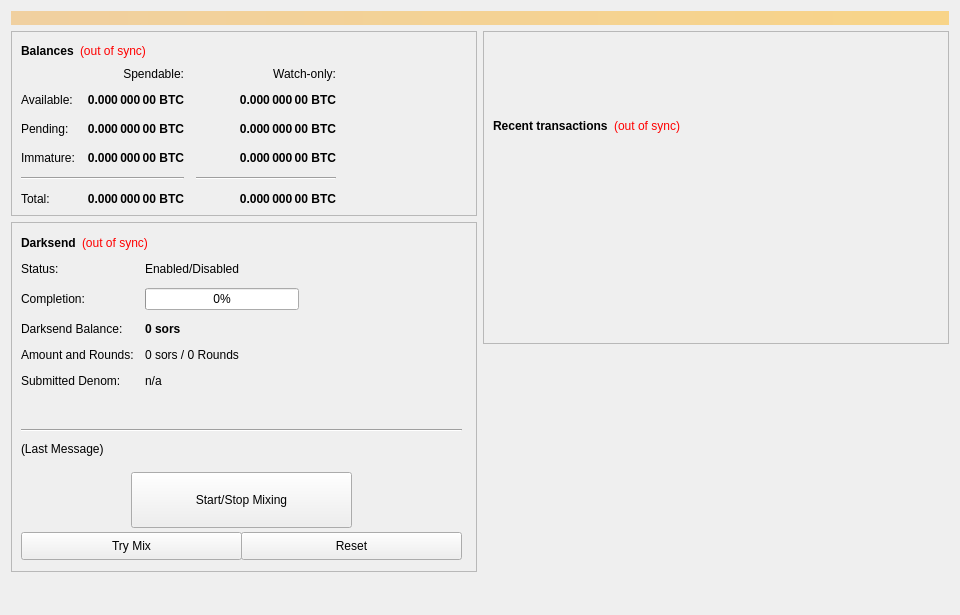
<?xml version="1.0" encoding="UTF-8"?>
<ui version="4.0">
 <class>OverviewPage</class>
 <widget class="QWidget" name="OverviewPage">
  <property name="geometry">
   <rect>
    <x>0</x>
    <y>0</y>
    <width>960</width>
    <height>615</height>
   </rect>
  </property>
  <property name="minimumSize">
   <size>
    <width>960</width>
    <height>0</height>
   </size>
  </property>
  <property name="windowTitle">
   <string>Form</string>
  </property>
  <layout class="QVBoxLayout" name="topLayout">
   <item>
    <widget class="QLabel" name="labelAlerts">
     <property name="visible">
      <bool>false</bool>
     </property>
     <property name="styleSheet">
      <string notr="true">background-color: qlineargradient(x1: 0, y1: 0, x2: 1, y2: 0, stop:0 #F0D0A0, stop:1 #F8D488); color:#000000;</string>
     </property>
     <property name="wordWrap">
      <bool>true</bool>
     </property>
     <property name="margin">
      <number>3</number>
     </property>
    </widget>
   </item>
   <item>
    <layout class="QHBoxLayout" name="horizontalLayout" stretch="1,1">
     <item>
      <layout class="QVBoxLayout" name="verticalLayout_2">
       <item>
        <widget class="QFrame" name="frame">
         <property name="frameShape">
          <enum>QFrame::StyledPanel</enum>
         </property>
         <property name="frameShadow">
          <enum>QFrame::Raised</enum>
         </property>
         <layout class="QVBoxLayout" name="verticalLayout_4">
          <item>
           <layout class="QHBoxLayout" name="horizontalLayout_4">
            <item>
             <widget class="QLabel" name="label_5">
              <property name="font">
               <font>
                <weight>75</weight>
                <bold>true</bold>
               </font>
              </property>
              <property name="text">
               <string>Balances</string>
              </property>
             </widget>
            </item>
            <item>
             <widget class="QLabel" name="labelWalletStatus">
              <property name="cursor">
               <cursorShape>WhatsThisCursor</cursorShape>
              </property>
              <property name="toolTip">
               <string>The displayed information may be out of date. Your wallet automatically synchronizes with the sors network after a connection is established, but this process has not completed yet.</string>
              </property>
              <property name="styleSheet">
               <string notr="true">QLabel { color: red; }</string>
              </property>
              <property name="text">
               <string notr="true">(out of sync)</string>
              </property>
              <property name="alignment">
               <set>Qt::AlignLeading|Qt::AlignLeft|Qt::AlignVCenter</set>
              </property>
             </widget>
            </item>
            <item>
             <spacer name="horizontalSpacer_3">
              <property name="orientation">
               <enum>Qt::Horizontal</enum>
              </property>
              <property name="sizeHint" stdset="0">
               <size>
                <width>40</width>
                <height>20</height>
               </size>
              </property>
             </spacer>
            </item>
           </layout>
          </item>
          <item>
           <layout class="QGridLayout" name="gridLayout">
            <property name="spacing">
             <number>12</number>
            </property>
            <item row="2" column="2">
             <widget class="QLabel" name="labelWatchPending">
              <property name="font">
               <font>
                <weight>75</weight>
                <bold>true</bold>
               </font>
              </property>
              <property name="cursor">
               <cursorShape>IBeamCursor</cursorShape>
              </property>
              <property name="toolTip">
               <string>Unconfirmed transactions to watch-only addresses</string>
              </property>
              <property name="text">
               <string notr="true">0.000 000 00 BTC</string>
              </property>
              <property name="alignment">
               <set>Qt::AlignRight|Qt::AlignTrailing|Qt::AlignVCenter</set>
              </property>
              <property name="textInteractionFlags">
               <set>Qt::LinksAccessibleByMouse|Qt::TextSelectableByKeyboard|Qt::TextSelectableByMouse</set>
              </property>
             </widget>
            </item>
            <item row="2" column="1">
             <widget class="QLabel" name="labelUnconfirmed">
              <property name="font">
               <font>
                <weight>75</weight>
                <bold>true</bold>
               </font>
              </property>
              <property name="cursor">
               <cursorShape>IBeamCursor</cursorShape>
              </property>
              <property name="toolTip">
               <string>Total of transactions that have yet to be confirmed, and do not yet count toward the spendable balance</string>
              </property>
              <property name="text">
               <string notr="true">0.000 000 00 BTC</string>
              </property>
              <property name="alignment">
               <set>Qt::AlignRight|Qt::AlignTrailing|Qt::AlignVCenter</set>
              </property>
              <property name="textInteractionFlags">
               <set>Qt::LinksAccessibleByMouse|Qt::TextSelectableByKeyboard|Qt::TextSelectableByMouse</set>
              </property>
             </widget>
            </item>
            <item row="3" column="2">
             <widget class="QLabel" name="labelWatchImmature">
              <property name="font">
               <font>
                <weight>75</weight>
                <bold>true</bold>
               </font>
              </property>
              <property name="cursor">
               <cursorShape>IBeamCursor</cursorShape>
              </property>
              <property name="toolTip">
               <string>Staked or masternode rewards in watch-only addresses that has not yet matured</string>
              </property>
              <property name="text">
               <string notr="true">0.000 000 00 BTC</string>
              </property>
              <property name="alignment">
               <set>Qt::AlignRight|Qt::AlignTrailing|Qt::AlignVCenter</set>
              </property>
              <property name="textInteractionFlags">
               <set>Qt::LinksAccessibleByMouse|Qt::TextSelectableByKeyboard|Qt::TextSelectableByMouse</set>
              </property>
             </widget>
            </item>
            <item row="4" column="0" colspan="2">
             <widget class="Line" name="lineSpendableBalance">
              <property name="orientation">
               <enum>Qt::Horizontal</enum>
              </property>
             </widget>
            </item>
            <item row="4" column="2">
             <widget class="Line" name="lineWatchBalance">
              <property name="sizePolicy">
               <sizepolicy hsizetype="Preferred" vsizetype="Fixed">
                <horstretch>0</horstretch>
                <verstretch>0</verstretch>
               </sizepolicy>
              </property>
              <property name="minimumSize">
               <size>
                <width>140</width>
                <height>0</height>
               </size>
              </property>
              <property name="orientation">
               <enum>Qt::Horizontal</enum>
              </property>
             </widget>
            </item>
            <item row="5" column="0">
             <widget class="QLabel" name="labelTotalText">
              <property name="text">
               <string>Total:</string>
              </property>
             </widget>
            </item>
            <item row="3" column="1">
             <widget class="QLabel" name="labelImmature">
              <property name="font">
               <font>
                <weight>75</weight>
                <bold>true</bold>
               </font>
              </property>
              <property name="cursor">
               <cursorShape>IBeamCursor</cursorShape>
              </property>
              <property name="toolTip">
               <string>Staked or masternode rewards that has not yet matured</string>
              </property>
              <property name="text">
               <string notr="true">0.000 000 00 BTC</string>
              </property>
              <property name="alignment">
               <set>Qt::AlignRight|Qt::AlignTrailing|Qt::AlignVCenter</set>
              </property>
              <property name="textInteractionFlags">
               <set>Qt::LinksAccessibleByMouse|Qt::TextSelectableByKeyboard|Qt::TextSelectableByMouse</set>
              </property>
             </widget>
            </item>
            <item row="2" column="3">
             <spacer name="horizontalSpacer_2">
              <property name="orientation">
               <enum>Qt::Horizontal</enum>
              </property>
              <property name="sizeHint" stdset="0">
               <size>
                <width>40</width>
                <height>20</height>
               </size>
              </property>
             </spacer>
            </item>
            <item row="3" column="0">
             <widget class="QLabel" name="labelImmatureText">
              <property name="text">
               <string>Immature:</string>
              </property>
             </widget>
            </item>
            <item row="5" column="1">
             <widget class="QLabel" name="labelTotal">
              <property name="font">
               <font>
                <weight>75</weight>
                <bold>true</bold>
               </font>
              </property>
              <property name="cursor">
               <cursorShape>IBeamCursor</cursorShape>
              </property>
              <property name="toolTip">
               <string>Your current total balance</string>
              </property>
              <property name="text">
               <string notr="true">0.000 000 00 BTC</string>
              </property>
              <property name="alignment">
               <set>Qt::AlignRight|Qt::AlignTrailing|Qt::AlignVCenter</set>
              </property>
              <property name="textInteractionFlags">
               <set>Qt::LinksAccessibleByMouse|Qt::TextSelectableByKeyboard|Qt::TextSelectableByMouse</set>
              </property>
             </widget>
            </item>
            <item row="5" column="2">
             <widget class="QLabel" name="labelWatchTotal">
              <property name="font">
               <font>
                <weight>75</weight>
                <bold>true</bold>
               </font>
              </property>
              <property name="cursor">
               <cursorShape>IBeamCursor</cursorShape>
              </property>
              <property name="toolTip">
               <string>Current total balance in watch-only addresses</string>
              </property>
              <property name="text">
               <string notr="true">0.000 000 00 BTC</string>
              </property>
              <property name="alignment">
               <set>Qt::AlignRight|Qt::AlignTrailing|Qt::AlignVCenter</set>
              </property>
              <property name="textInteractionFlags">
               <set>Qt::LinksAccessibleByMouse|Qt::TextSelectableByKeyboard|Qt::TextSelectableByMouse</set>
              </property>
             </widget>
            </item>
            <item row="0" column="2">
             <widget class="QLabel" name="labelWatchonly">
              <property name="text">
               <string>Watch-only:</string>
              </property>
              <property name="alignment">
               <set>Qt::AlignRight|Qt::AlignTrailing|Qt::AlignVCenter</set>
              </property>
             </widget>
            </item>
            <item row="1" column="0">
             <widget class="QLabel" name="labelBalanceText">
              <property name="text">
               <string>Available:</string>
              </property>
             </widget>
            </item>
            <item row="1" column="1">
             <widget class="QLabel" name="labelBalance">
              <property name="font">
               <font>
                <weight>75</weight>
                <bold>true</bold>
               </font>
              </property>
              <property name="cursor">
               <cursorShape>IBeamCursor</cursorShape>
              </property>
              <property name="toolTip">
               <string>Your current spendable balance</string>
              </property>
              <property name="text">
               <string notr="true">0.000 000 00 BTC</string>
              </property>
              <property name="alignment">
               <set>Qt::AlignRight|Qt::AlignTrailing|Qt::AlignVCenter</set>
              </property>
              <property name="textInteractionFlags">
               <set>Qt::LinksAccessibleByMouse|Qt::TextSelectableByKeyboard|Qt::TextSelectableByMouse</set>
              </property>
             </widget>
            </item>
            <item row="1" column="2">
             <widget class="QLabel" name="labelWatchAvailable">
              <property name="font">
               <font>
                <weight>75</weight>
                <bold>true</bold>
               </font>
              </property>
              <property name="cursor">
               <cursorShape>IBeamCursor</cursorShape>
              </property>
              <property name="toolTip">
               <string>Your current balance in watch-only addresses</string>
              </property>
              <property name="text">
               <string notr="true">0.000 000 00 BTC</string>
              </property>
              <property name="alignment">
               <set>Qt::AlignRight|Qt::AlignTrailing|Qt::AlignVCenter</set>
              </property>
              <property name="textInteractionFlags">
               <set>Qt::LinksAccessibleByMouse|Qt::TextSelectableByKeyboard|Qt::TextSelectableByMouse</set>
              </property>
             </widget>
            </item>
            <item row="2" column="0">
             <widget class="QLabel" name="labelPendingText">
              <property name="text">
               <string>Pending:</string>
              </property>
             </widget>
            </item>
            <item row="0" column="1">
             <widget class="QLabel" name="labelSpendable">
              <property name="text">
               <string>Spendable:</string>
              </property>
              <property name="alignment">
               <set>Qt::AlignRight|Qt::AlignTrailing|Qt::AlignVCenter</set>
              </property>
             </widget>
            </item>
           </layout>
          </item>
         </layout>
        </widget>
       </item>
       <item>
        <widget class="QFrame" name="frameDarksend">
         <property name="minimumSize">
          <size>
           <width>0</width>
           <height>350</height>
          </size>
         </property>
         <property name="layoutDirection">
          <enum>Qt::LeftToRight</enum>
         </property>
         <property name="frameShape">
          <enum>QFrame::StyledPanel</enum>
         </property>
         <property name="frameShadow">
          <enum>QFrame::Raised</enum>
         </property>
         <widget class="QWidget" name="formLayoutWidget">
          <property name="geometry">
           <rect>
            <x>10</x>
            <y>40</y>
            <width>451</width>
            <height>161</height>
           </rect>
          </property>
          <layout class="QFormLayout" name="formLayout">
           <property name="fieldGrowthPolicy">
            <enum>QFormLayout::AllNonFixedFieldsGrow</enum>
           </property>
           <property name="horizontalSpacing">
            <number>11</number>
           </property>
           <property name="verticalSpacing">
            <number>12</number>
           </property>
           <item row="0" column="0">
            <widget class="QLabel" name="label_6">
             <property name="text">
              <string>Status:</string>
             </property>
            </widget>
           </item>
           <item row="1" column="0">
            <widget class="QLabel" name="label_7">
             <property name="text">
              <string>Completion:</string>
             </property>
            </widget>
           </item>
           <item row="1" column="1">
            <widget class="QProgressBar" name="DarksendProgress">
             <property name="maximumSize">
              <size>
               <width>154</width>
               <height>16777215</height>
              </size>
             </property>
             <property name="value">
              <number>0</number>
             </property>
            </widget>
           </item>
           <item row="2" column="0">
            <widget class="QLabel" name="labelAnonymizedText">
             <property name="text">
              <string>Darksend Balance:</string>
             </property>
            </widget>
           </item>
           <item row="2" column="1">
            <widget class="QLabel" name="labelAnonymized">
             <property name="font">
              <font>
               <weight>75</weight>
               <bold>true</bold>
              </font>
             </property>
             <property name="text">
              <string notr="true">0 sors</string>
             </property>
            </widget>
           </item>
           <item row="3" column="0">
            <widget class="QLabel" name="label_8">
             <property name="text">
              <string>Amount and Rounds:</string>
             </property>
            </widget>
           </item>
           <item row="3" column="1">
            <widget class="QLabel" name="labelAmountRounds">
             <property name="text">
              <string>0 sors / 0 Rounds</string>
             </property>
            </widget>
           </item>
           <item row="4" column="0">
            <widget class="QLabel" name="label_9">
             <property name="text">
              <string>Submitted Denom:</string>
             </property>
            </widget>
           </item>
           <item row="4" column="1">
            <widget class="QLabel" name="labelSubmittedDenom">
             <property name="toolTip">
              <string>The denominations you submitted to the Masternode.&lt;br&gt;To mix, other users must submit the exact same denominations.</string>
             </property>
             <property name="text">
              <string>n/a</string>
             </property>
            </widget>
           </item>
           <item row="0" column="1">
            <widget class="QLabel" name="DarksendEnabled">
             <property name="text">
              <string>Enabled/Disabled</string>
             </property>
            </widget>
           </item>
          </layout>
         </widget>
         <widget class="QPushButton" name="runAutoDenom">
          <property name="geometry">
           <rect>
            <x>251</x>
            <y>17</y>
            <width>1</width>
            <height>1</height>
           </rect>
          </property>
          <property name="palette">
           <palette>
            <active>
             <colorrole role="WindowText">
              <brush brushstyle="SolidPattern">
               <color alpha="255">
                <red>0</red>
                <green>0</green>
                <blue>0</blue>
               </color>
              </brush>
             </colorrole>
             <colorrole role="Button">
              <brush brushstyle="SolidPattern">
               <color alpha="255">
                <red>239</red>
                <green>238</green>
                <blue>238</blue>
               </color>
              </brush>
             </colorrole>
             <colorrole role="Light">
              <brush brushstyle="SolidPattern">
               <color alpha="255">
                <red>255</red>
                <green>255</green>
                <blue>255</blue>
               </color>
              </brush>
             </colorrole>
             <colorrole role="Midlight">
              <brush brushstyle="SolidPattern">
               <color alpha="255">
                <red>247</red>
                <green>246</green>
                <blue>246</blue>
               </color>
              </brush>
             </colorrole>
             <colorrole role="Dark">
              <brush brushstyle="SolidPattern">
               <color alpha="255">
                <red>119</red>
                <green>119</green>
                <blue>119</blue>
               </color>
              </brush>
             </colorrole>
             <colorrole role="Mid">
              <brush brushstyle="SolidPattern">
               <color alpha="255">
                <red>159</red>
                <green>159</green>
                <blue>159</blue>
               </color>
              </brush>
             </colorrole>
             <colorrole role="Text">
              <brush brushstyle="SolidPattern">
               <color alpha="255">
                <red>0</red>
                <green>0</green>
                <blue>0</blue>
               </color>
              </brush>
             </colorrole>
             <colorrole role="BrightText">
              <brush brushstyle="SolidPattern">
               <color alpha="255">
                <red>255</red>
                <green>255</green>
                <blue>255</blue>
               </color>
              </brush>
             </colorrole>
             <colorrole role="ButtonText">
              <brush brushstyle="SolidPattern">
               <color alpha="255">
                <red>0</red>
                <green>0</green>
                <blue>0</blue>
               </color>
              </brush>
             </colorrole>
             <colorrole role="Base">
              <brush brushstyle="SolidPattern">
               <color alpha="255">
                <red>255</red>
                <green>255</green>
                <blue>255</blue>
               </color>
              </brush>
             </colorrole>
             <colorrole role="Window">
              <brush brushstyle="SolidPattern">
               <color alpha="255">
                <red>239</red>
                <green>238</green>
                <blue>238</blue>
               </color>
              </brush>
             </colorrole>
             <colorrole role="Shadow">
              <brush brushstyle="SolidPattern">
               <color alpha="255">
                <red>0</red>
                <green>0</green>
                <blue>0</blue>
               </color>
              </brush>
             </colorrole>
             <colorrole role="AlternateBase">
              <brush brushstyle="SolidPattern">
               <color alpha="255">
                <red>247</red>
                <green>246</green>
                <blue>246</blue>
               </color>
              </brush>
             </colorrole>
             <colorrole role="ToolTipBase">
              <brush brushstyle="SolidPattern">
               <color alpha="255">
                <red>255</red>
                <green>255</green>
                <blue>220</blue>
               </color>
              </brush>
             </colorrole>
             <colorrole role="ToolTipText">
              <brush brushstyle="SolidPattern">
               <color alpha="255">
                <red>0</red>
                <green>0</green>
                <blue>0</blue>
               </color>
              </brush>
             </colorrole>
            </active>
            <inactive>
             <colorrole role="WindowText">
              <brush brushstyle="SolidPattern">
               <color alpha="255">
                <red>0</red>
                <green>0</green>
                <blue>0</blue>
               </color>
              </brush>
             </colorrole>
             <colorrole role="Button">
              <brush brushstyle="SolidPattern">
               <color alpha="255">
                <red>239</red>
                <green>238</green>
                <blue>238</blue>
               </color>
              </brush>
             </colorrole>
             <colorrole role="Light">
              <brush brushstyle="SolidPattern">
               <color alpha="255">
                <red>255</red>
                <green>255</green>
                <blue>255</blue>
               </color>
              </brush>
             </colorrole>
             <colorrole role="Midlight">
              <brush brushstyle="SolidPattern">
               <color alpha="255">
                <red>247</red>
                <green>246</green>
                <blue>246</blue>
               </color>
              </brush>
             </colorrole>
             <colorrole role="Dark">
              <brush brushstyle="SolidPattern">
               <color alpha="255">
                <red>119</red>
                <green>119</green>
                <blue>119</blue>
               </color>
              </brush>
             </colorrole>
             <colorrole role="Mid">
              <brush brushstyle="SolidPattern">
               <color alpha="255">
                <red>159</red>
                <green>159</green>
                <blue>159</blue>
               </color>
              </brush>
             </colorrole>
             <colorrole role="Text">
              <brush brushstyle="SolidPattern">
               <color alpha="255">
                <red>0</red>
                <green>0</green>
                <blue>0</blue>
               </color>
              </brush>
             </colorrole>
             <colorrole role="BrightText">
              <brush brushstyle="SolidPattern">
               <color alpha="255">
                <red>255</red>
                <green>255</green>
                <blue>255</blue>
               </color>
              </brush>
             </colorrole>
             <colorrole role="ButtonText">
              <brush brushstyle="SolidPattern">
               <color alpha="255">
                <red>0</red>
                <green>0</green>
                <blue>0</blue>
               </color>
              </brush>
             </colorrole>
             <colorrole role="Base">
              <brush brushstyle="SolidPattern">
               <color alpha="255">
                <red>255</red>
                <green>255</green>
                <blue>255</blue>
               </color>
              </brush>
             </colorrole>
             <colorrole role="Window">
              <brush brushstyle="SolidPattern">
               <color alpha="255">
                <red>239</red>
                <green>238</green>
                <blue>238</blue>
               </color>
              </brush>
             </colorrole>
             <colorrole role="Shadow">
              <brush brushstyle="SolidPattern">
               <color alpha="255">
                <red>0</red>
                <green>0</green>
                <blue>0</blue>
               </color>
              </brush>
             </colorrole>
             <colorrole role="AlternateBase">
              <brush brushstyle="SolidPattern">
               <color alpha="255">
                <red>247</red>
                <green>246</green>
                <blue>246</blue>
               </color>
              </brush>
             </colorrole>
             <colorrole role="ToolTipBase">
              <brush brushstyle="SolidPattern">
               <color alpha="255">
                <red>255</red>
                <green>255</green>
                <blue>220</blue>
               </color>
              </brush>
             </colorrole>
             <colorrole role="ToolTipText">
              <brush brushstyle="SolidPattern">
               <color alpha="255">
                <red>0</red>
                <green>0</green>
                <blue>0</blue>
               </color>
              </brush>
             </colorrole>
            </inactive>
            <disabled>
             <colorrole role="WindowText">
              <brush brushstyle="SolidPattern">
               <color alpha="255">
                <red>119</red>
                <green>119</green>
                <blue>119</blue>
               </color>
              </brush>
             </colorrole>
             <colorrole role="Button">
              <brush brushstyle="SolidPattern">
               <color alpha="255">
                <red>239</red>
                <green>238</green>
                <blue>238</blue>
               </color>
              </brush>
             </colorrole>
             <colorrole role="Light">
              <brush brushstyle="SolidPattern">
               <color alpha="255">
                <red>255</red>
                <green>255</green>
                <blue>255</blue>
               </color>
              </brush>
             </colorrole>
             <colorrole role="Midlight">
              <brush brushstyle="SolidPattern">
               <color alpha="255">
                <red>247</red>
                <green>246</green>
                <blue>246</blue>
               </color>
              </brush>
             </colorrole>
             <colorrole role="Dark">
              <brush brushstyle="SolidPattern">
               <color alpha="255">
                <red>119</red>
                <green>119</green>
                <blue>119</blue>
               </color>
              </brush>
             </colorrole>
             <colorrole role="Mid">
              <brush brushstyle="SolidPattern">
               <color alpha="255">
                <red>159</red>
                <green>159</green>
                <blue>159</blue>
               </color>
              </brush>
             </colorrole>
             <colorrole role="Text">
              <brush brushstyle="SolidPattern">
               <color alpha="255">
                <red>119</red>
                <green>119</green>
                <blue>119</blue>
               </color>
              </brush>
             </colorrole>
             <colorrole role="BrightText">
              <brush brushstyle="SolidPattern">
               <color alpha="255">
                <red>255</red>
                <green>255</green>
                <blue>255</blue>
               </color>
              </brush>
             </colorrole>
             <colorrole role="ButtonText">
              <brush brushstyle="SolidPattern">
               <color alpha="255">
                <red>119</red>
                <green>119</green>
                <blue>119</blue>
               </color>
              </brush>
             </colorrole>
             <colorrole role="Base">
              <brush brushstyle="SolidPattern">
               <color alpha="255">
                <red>239</red>
                <green>238</green>
                <blue>238</blue>
               </color>
              </brush>
             </colorrole>
             <colorrole role="Window">
              <brush brushstyle="SolidPattern">
               <color alpha="255">
                <red>239</red>
                <green>238</green>
                <blue>238</blue>
               </color>
              </brush>
             </colorrole>
             <colorrole role="Shadow">
              <brush brushstyle="SolidPattern">
               <color alpha="255">
                <red>0</red>
                <green>0</green>
                <blue>0</blue>
               </color>
              </brush>
             </colorrole>
             <colorrole role="AlternateBase">
              <brush brushstyle="SolidPattern">
               <color alpha="255">
                <red>239</red>
                <green>238</green>
                <blue>238</blue>
               </color>
              </brush>
             </colorrole>
             <colorrole role="ToolTipBase">
              <brush brushstyle="SolidPattern">
               <color alpha="255">
                <red>255</red>
                <green>255</green>
                <blue>220</blue>
               </color>
              </brush>
             </colorrole>
             <colorrole role="ToolTipText">
              <brush brushstyle="SolidPattern">
               <color alpha="255">
                <red>0</red>
                <green>0</green>
                <blue>0</blue>
               </color>
              </brush>
             </colorrole>
            </disabled>
           </palette>
          </property>
          <property name="focusPolicy">
           <enum>Qt::NoFocus</enum>
          </property>
          <property name="autoFillBackground">
           <bool>true</bool>
          </property>
          <property name="text">
           <string/>
          </property>
          <property name="flat">
           <bool>true</bool>
          </property>
         </widget>
         <widget class="QPushButton" name="toggleDarksend">
          <property name="geometry">
           <rect>
            <x>120</x>
            <y>250</y>
            <width>221</width>
            <height>56</height>
           </rect>
          </property>
          <property name="sizePolicy">
           <sizepolicy hsizetype="MinimumExpanding" vsizetype="Fixed">
            <horstretch>0</horstretch>
            <verstretch>0</verstretch>
           </sizepolicy>
          </property>
          <property name="text">
           <string>Start/Stop Mixing</string>
          </property>
         </widget>
         <widget class="Line" name="lineLastMessage">
          <property name="geometry">
           <rect>
            <x>10</x>
            <y>200</y>
            <width>441</width>
            <height>16</height>
           </rect>
          </property>
          <property name="orientation">
           <enum>Qt::Horizontal</enum>
          </property>
         </widget>
         <widget class="QLabel" name="DarksendStatus">
          <property name="geometry">
           <rect>
            <x>10</x>
            <y>220</y>
            <width>451</width>
            <height>61</height>
           </rect>
          </property>
          <property name="minimumSize">
           <size>
            <width>288</width>
            <height>43</height>
           </size>
          </property>
          <property name="text">
           <string>(Last Message)</string>
          </property>
          <property name="alignment">
           <set>Qt::AlignLeading|Qt::AlignLeft|Qt::AlignTop</set>
          </property>
          <property name="wordWrap">
           <bool>true</bool>
          </property>
         </widget>
         <widget class="QPushButton" name="DarksendAuto">
          <property name="geometry">
           <rect>
            <x>10</x>
            <y>310</y>
            <width>221</width>
            <height>28</height>
           </rect>
          </property>
          <property name="sizePolicy">
           <sizepolicy hsizetype="MinimumExpanding" vsizetype="Fixed">
            <horstretch>0</horstretch>
            <verstretch>0</verstretch>
           </sizepolicy>
          </property>
          <property name="toolTip">
           <string>Try to manually submit a Darksend request.</string>
          </property>
          <property name="text">
           <string>Try Mix</string>
          </property>
         </widget>
         <widget class="QPushButton" name="DarksendReset">
          <property name="geometry">
           <rect>
            <x>230</x>
            <y>310</y>
            <width>221</width>
            <height>28</height>
           </rect>
          </property>
          <property name="sizePolicy">
           <sizepolicy hsizetype="MinimumExpanding" vsizetype="Fixed">
            <horstretch>0</horstretch>
            <verstretch>0</verstretch>
           </sizepolicy>
          </property>
          <property name="toolTip">
           <string>Reset the current status of Darksend (can interrupt Darksend if it's in the process of Mixing, which can cost you money!)</string>
          </property>
          <property name="autoFillBackground">
           <bool>false</bool>
          </property>
          <property name="text">
           <string>Reset</string>
          </property>
         </widget>
         <widget class="QWidget" name="layoutWidget">
          <property name="geometry">
           <rect>
            <x>10</x>
            <y>10</y>
            <width>431</width>
            <height>22</height>
           </rect>
          </property>
          <layout class="QHBoxLayout" name="horizontalLayout_5">
           <item>
            <widget class="QLabel" name="label_2">
             <property name="font">
              <font>
               <weight>75</weight>
               <bold>true</bold>
              </font>
             </property>
             <property name="text">
              <string>Darksend</string>
             </property>
            </widget>
           </item>
           <item>
            <widget class="QLabel" name="labelDarksendSyncStatus">
             <property name="toolTip">
              <string>The displayed information may be out of date. Your wallet automatically synchronizes with the sors network after a connection is established, but this process has not completed yet.</string>
             </property>
             <property name="styleSheet">
              <string notr="true">QLabel { color: red; }</string>
             </property>
             <property name="text">
              <string notr="true">(out of sync)</string>
             </property>
             <property name="alignment">
              <set>Qt::AlignLeading|Qt::AlignLeft|Qt::AlignVCenter</set>
             </property>
            </widget>
           </item>
           <item>
            <spacer name="horizontalSpacer_4">
             <property name="orientation">
              <enum>Qt::Horizontal</enum>
             </property>
             <property name="sizeHint" stdset="0">
              <size>
               <width>40</width>
               <height>20</height>
              </size>
             </property>
            </spacer>
           </item>
          </layout>
         </widget>
        </widget>
       </item>
       <item>
        <spacer name="verticalSpacer">
         <property name="orientation">
          <enum>Qt::Vertical</enum>
         </property>
         <property name="sizeHint" stdset="0">
          <size>
           <width>20</width>
           <height>40</height>
          </size>
         </property>
        </spacer>
       </item>
      </layout>
     </item>
     <item>
      <layout class="QVBoxLayout" name="verticalLayout_3">
       <item>
        <widget class="QFrame" name="frame_2">
         <property name="frameShape">
          <enum>QFrame::StyledPanel</enum>
         </property>
         <property name="frameShadow">
          <enum>QFrame::Raised</enum>
         </property>
         <layout class="QVBoxLayout" name="verticalLayout">
          <item>
           <spacer name="verticalSpacer_3">
            <property name="orientation">
             <enum>Qt::Vertical</enum>
            </property>
            <property name="sizeType">
             <enum>QSizePolicy::Fixed</enum>
            </property>
            <property name="sizeHint" stdset="0">
             <size>
              <width>20</width>
              <height>75</height>
             </size>
            </property>
           </spacer>
          </item>
          <item>
           <layout class="QHBoxLayout" name="horizontalLayout_2">
            <item>
             <widget class="QLabel" name="label_4">
              <property name="font">
               <font>
                <weight>75</weight>
                <bold>true</bold>
               </font>
              </property>
              <property name="text">
               <string>Recent transactions</string>
              </property>
             </widget>
            </item>
            <item>
             <widget class="QLabel" name="labelTransactionsStatus">
              <property name="cursor">
               <cursorShape>WhatsThisCursor</cursorShape>
              </property>
              <property name="toolTip">
               <string>The displayed information may be out of date. Your wallet automatically synchronizes with the sors network after a connection is established, but this process has not completed yet.</string>
              </property>
              <property name="styleSheet">
               <string notr="true">QLabel { color: red; }</string>
              </property>
              <property name="text">
               <string notr="true">(out of sync)</string>
              </property>
              <property name="alignment">
               <set>Qt::AlignRight|Qt::AlignTrailing|Qt::AlignVCenter</set>
              </property>
             </widget>
            </item>
            <item>
             <spacer name="horizontalSpacer">
              <property name="orientation">
               <enum>Qt::Horizontal</enum>
              </property>
              <property name="sizeHint" stdset="0">
               <size>
                <width>40</width>
                <height>20</height>
               </size>
              </property>
             </spacer>
            </item>
           </layout>
          </item>
          <item>
           <widget class="QListView" name="listTransactions">
            <property name="styleSheet">
             <string notr="true">QListView { background: transparent; }</string>
            </property>
            <property name="frameShape">
             <enum>QFrame::NoFrame</enum>
            </property>
            <property name="verticalScrollBarPolicy">
             <enum>Qt::ScrollBarAlwaysOff</enum>
            </property>
            <property name="horizontalScrollBarPolicy">
             <enum>Qt::ScrollBarAlwaysOff</enum>
            </property>
            <property name="selectionMode">
             <enum>QAbstractItemView::NoSelection</enum>
            </property>
           </widget>
          </item>
         </layout>
        </widget>
       </item>
       <item>
        <spacer name="verticalSpacer_2">
         <property name="orientation">
          <enum>Qt::Vertical</enum>
         </property>
         <property name="sizeType">
          <enum>QSizePolicy::Expanding</enum>
         </property>
         <property name="sizeHint" stdset="0">
          <size>
           <width>20</width>
           <height>40</height>
          </size>
         </property>
        </spacer>
       </item>
      </layout>
     </item>
    </layout>
   </item>
  </layout>
 </widget>
 <resources/>
 <connections/>
</ui>
